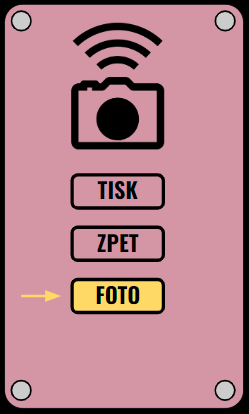
#> input picture resources/variant1/capture.png, 249 x 414 px, given in place of 20240505-152058.jpeg, which was not available
$ python utils.py
#> lines starting #> are read from the running program, lines starting #| are printed output that depends on the picture; pictures that were not available may be replaced by others from this repository, and a replacement may not be noted
import cv2
import numpy as np
from PIL import Image, ImageDraw, ImageFont

SCISSORS_PATH = "resources/scissors.png"
ARROW_PATH = "resources/arrow.png"
SCISSORS_ARROW_PATH = "resources/scissors_and_arrow.png"


def adjust_image_for_printing(image: np.ndarray):
    image = crop_image_to_square(image)
    image = cv2.flip(image, 1)
    image = sharpen_image(image)
    image = add_white_border(image, border_width=30)
    image = add_cutting_line(image, line_width=3)
    image, empty_area_yx = normalize_to_paper_size(image, desired_ratio=1.48)
    image = add_patch_into_empty_area(
        image, empty_area_yx, SCISSORS_ARROW_PATH, relative_yx=(0.2, 0.5), mirror=True
    )
    image = add_patch_into_empty_area(
        image, empty_area_yx, SCISSORS_ARROW_PATH, relative_yx=(0.8, 0.5), mirror=True
    )
    return image


def normalize_to_paper_size(image, desired_ratio: float):
    # Adjust aspect ratio to match desired one
    h, w, ch = image.shape
    desired_w = h * desired_ratio
    add_sides = int((desired_w - w) / 2)
    image = cv2.copyMakeBorder(
        image, None, None, add_sides, add_sides, cv2.BORDER_CONSTANT, None, (255, 255, 255)
    )
    added_area_size = (h, add_sides)
    return image, added_area_size


def add_cutting_line(image, line_width: int):
    # Add thin gray line for cutting
    image = cv2.copyMakeBorder(
        image,
        None,
        None,
        line_width,
        line_width,
        cv2.BORDER_CONSTANT,
        None,
        (100, 100, 100),
    )

    # Make the line dashed
    dash_line_size = 5
    indexes = np.arange(0, image.shape[0], dash_line_size * 2)
    for y in list(indexes)[1::2]:
        image[y : y + dash_line_size, 0:line_width, :] = 255
        image[y : y + dash_line_size, -line_width:, :] = 255

    return image


def add_patch_into_empty_area(
    image,
    empty_area_yx: tuple,
    patch: str | np.ndarray,
    relative_yx: tuple,
    mirror=False,
    side="Left",
):
    patch_image = cv2.imread(patch) if isinstance(patch, str) else patch
    h, w, _ = patch_image.shape
    start_y = int(empty_area_yx[0] * relative_yx[0] - h / 2)
    end_y = start_y + patch_image.shape[0]
    start_x = int(empty_area_yx[1] * relative_yx[1] - w / 2)
    end_x = start_x + patch_image.shape[1]

    if image.shape[2] == 4:
        patch_like = np.ones((h, w, 4), np.uint8) * 255
        patch_like[:, :, 0:3] = patch_image[:, :, ::-1]
        patch_image = patch_like

    x_range = (start_x, end_x)
    start_x = x_range[0] if side == "Left" else -x_range[1]
    end_x = x_range[1] if side == "Left" else -x_range[0]
    image[start_y:end_y, start_x:end_x] = patch_image
    if mirror:
        flipped_patch = cv2.flip(patch_image, 1)
        image[start_y:end_y, -end_x:-start_x] = flipped_patch
    return image


def add_white_border(image, border_width):
    image_with_border = cv2.copyMakeBorder(
        image,
        border_width + 35,
        border_width + 35,
        border_width,
        border_width,
        cv2.BORDER_CONSTANT,
        None,
        (255, 255, 255),
    )
    return image_with_border


def crop_image_to_square(image):
    h, w, ch = image.shape
    pixels_to_crop = w - h
    start_x = pixels_to_crop // 2
    end_x = w - (pixels_to_crop // 2)
    cropped_image = image[:, start_x:end_x, :]
    return cropped_image


def add_text_to_image(
    image_np,
    text,
    font_size,
    text_color=(255, 255, 255, 255),
    shadow_color=(0, 0, 0, 255),
    text_y: int = None,
):
    # Convert numpy array to PIL Image
    image = Image.fromarray(image_np)
    draw = ImageDraw.Draw(image)
    width, height = image.size
    font_path = "resources/Montserrat-Bold.ttf"
    font = ImageFont.truetype(font_path, font_size)

    # Calculate text size and position
    _, _, text_width, text_height = font.getbbox(text)
    text_x = (width - text_width) // 2
    text_y = (height - text_height) // 2 if not text_y else text_y

    # Draw text shadow
    shadow_offset = 3
    shadow_position = (text_x + shadow_offset, text_y + shadow_offset)
    draw.text(shadow_position, text, font=font, fill=shadow_color)

    draw.text((text_x, text_y), text, font=font, fill=text_color)

    # Convert back to numpy array
    image_np_with_text = np.array(image)

    return image_np_with_text


def sharpen_image(image):
    # Define the sharpening kernel
    sharpening_kernel = np.array([[-1, -1, -1], [-1, 9, -1], [-1, -1, -1]])
    # Apply the sharpening kernel to the input image
    sharpened_image = cv2.filter2D(image, -1, sharpening_kernel)
    mix = cv2.addWeighted(image, 0.9, sharpened_image, 0.2, 1)
    return mix


if __name__ == "__main__":
    filename = r"C:\Users\melni\Desktop\rpi_cam_tests2\20240504-231248.jpeg"
    filename = "captured_images/20240505-152058.jpeg"

    image = cv2.imread(filename)
#> image is the input picture: shape (414, 249, 3); mean B, G, R 137, 127.4, 179.2
    adjusted_image = adjust_image_for_printing(image)
#> in sharpen_image, `sharpened_image = cv2.filter2D(image, -1, sharpening_kernel)`:
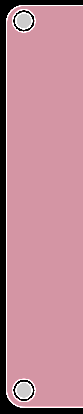
#> sharpened_image: shape (414, 83, 3); mean B, G, R 149.4, 136.5, 190.6
#> in sharpen_image, `mix = cv2.addWeighted(image, 0.9, sharpened_image, 0.2, 1)`:
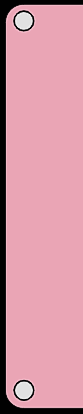
#> mix: shape (414, 83, 3); mean B, G, R 163.2, 149.2, 209.7
#> in add_white_border, `image_with_border = cv2.copyMakeBorder( image, border_width + 35, bord..`:
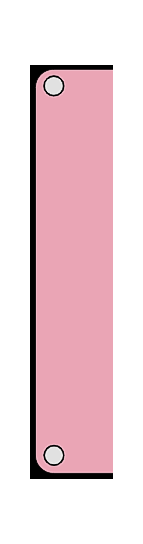
#> image_with_border: shape (544, 143, 3); mean B, G, R 214.5, 208.3, 235
#> after the loop in add_cutting_line, `for y in list(indexes)[1::2]:`:
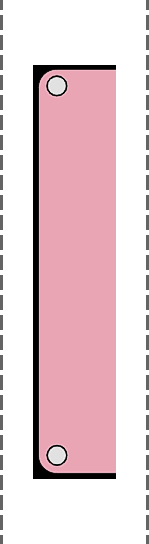
#> image: shape (544, 149, 3); mean of channels 0, 1, 2 211.4, 205.4, 231.1; drawn as B, G, R
#> in adjust_image_for_printing, `image, empty_area_yx = normalize_to_paper_size(image, desired_ratio=1...`: empty_area_yx = (544, 328)
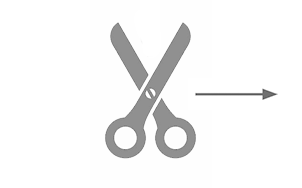
#> input picture resources/scissors_and_arrow.png, 302 x 188 px
#> in add_patch_into_empty_area, patch_image is the input picture: shape (188, 302, 3); min 59, max 255, mean 244.5
#> in add_patch_into_empty_area, `start_y = int(empty_area_yx[0] * relative_yx[0] - h / 2)`: start_y = 14
#> in add_patch_into_empty_area, `end_y = start_y + patch_image.shape[0]`: end_y = 202
#> in add_patch_into_empty_area, `start_x = int(empty_area_yx[1] * relative_yx[1] - w / 2)`: start_x = 13
#> in add_patch_into_empty_area, `end_x = start_x + patch_image.shape[1]`: end_x = 315
#> in add_patch_into_empty_area, `x_range = (start_x, end_x)`: x_range = (13, 315)
#> in add_patch_into_empty_area, `image[start_y:end_y, start_x:end_x] = patch_image`: image: shape (544, 805, 3); mean of channels 0, 1, 2 245.6, 244.5, 249.2
#> in add_patch_into_empty_area, `flipped_patch = cv2.flip(patch_image, 1)`:
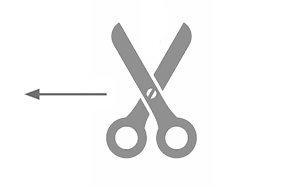
#> flipped_patch: shape (188, 302, 3); min 59, max 255, mean 244.5
#> call 2 of add_patch_into_empty_area, with empty_area_yx = (544, 328), patch = 'resources/scissors_and_arrow.png', relative_yx = (0.8, 0.5), mirror = True, side = 'Left'
#> in add_patch_into_empty_area (call 2), `start_y = int(empty_area_yx[0] * relative_yx[0] - h / 2)`: start_y = 341
#> in add_patch_into_empty_area (call 2), `end_y = start_y + patch_image.shape[0]`: end_y = 529
#> in add_patch_into_empty_area (call 2), `image[start_y:end_y, -end_x:-start_x] = flipped_patch`:
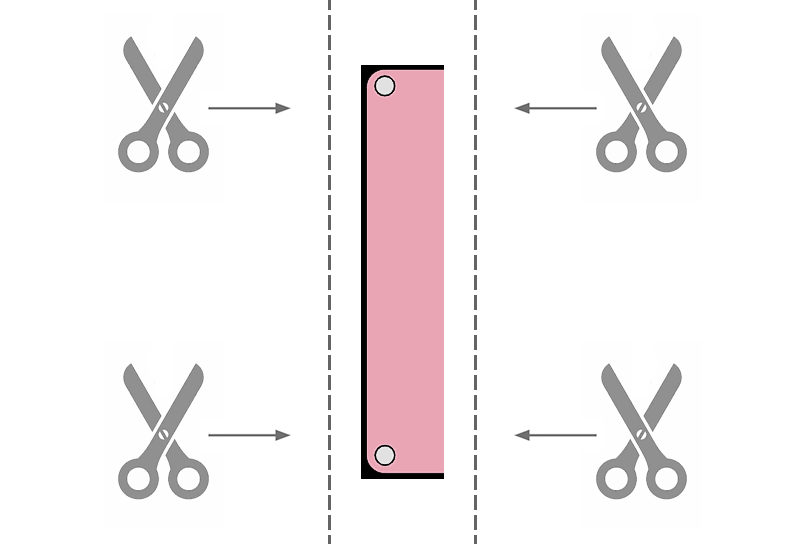
#> image: shape (544, 805, 3); mean of channels 0, 1, 2 241.5, 240.4, 245.1; drawn as B, G, R
    # cv2.imshow("original", image)
    cv2.imwrite("temp2.jpeg", adjusted_image)
    cv2.imshow("adjusted", adjusted_image)
    cv2.waitKey(0)
    cv2.destroyAllWindows()
